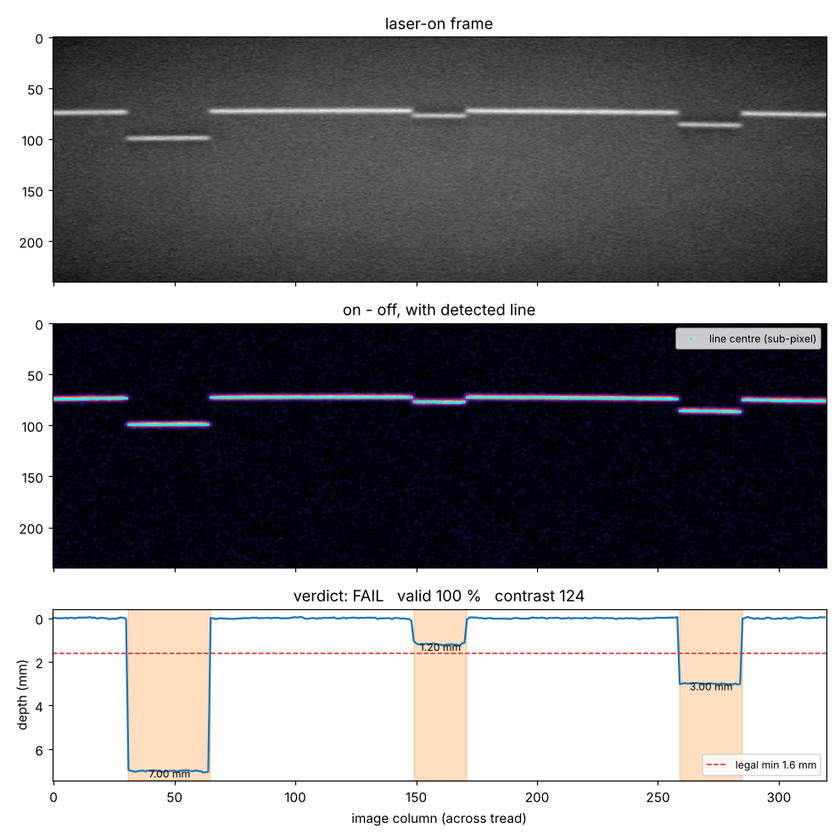
#> input picture pipeline/examples/below_legal_1.2.png, 840 x 840 px, shrunk from 990 x 990 before the run
$ python single_frame.py examples/below_legal_1.2.png
#> lines starting #> are read from the running program, lines starting #| are printed output that depends on the picture; after the words box and inside, x2 and y2 are one past the last pixel; in counts of white or black regions, pixels touching at a corner belong together
"""single_frame.py - tread depth from ONE laser-on photo (no laser-off frame).

The hand-held photos from 28 and 30 Oct are single frames: there is no
laser-off partner to subtract. They also differ from what laser_profile.py
expects: the laser line runs TOP-TO-BOTTOM in the image, and inside a groove
the line does not make a flat step. It traces the groove's cross-section:
down the sloped wall, round the bottom, back up the far wall (partly hidden).
So this module finds the line in 2-D, and reads depth at the DEEPEST point of
each excursion, not as the height of a flat step.

    python single_frame.py photo.jpg --plot out.png

Steps (each a function below):
  1. top-hat        subtract the local background (anything wider than ~15 px),
                    which replaces the missing laser-off frame for thin lines
  2. ridge points   Steger's method: the Hessian (2nd derivatives after a
                    Gaussian blur) says "bright thin line, running this way".
                    Its centre is found to a fraction of a pixel along the
                    line's normal. Works for a line in any direction, so the
                    sideways run inside a groove is kept.
  3. keep the laser chain
                    link points into connected pieces; the laser is the
                    longest/strongest chain. Keep only pieces near it (drops
                    bright object edges in the background).
  4. surface line   RANSAC fit of a gently curved line x = a*y^2 + b*y + c
                    (the tyre crown and the lens bend it a few px): the tread
                    surface is the part most points agree on.
  5. excursions     groups of points more than 3 px off that line = grooves
                    (or lug steps). Depth in px = the excursion's apex: the
                    mean of the points within 0.7 px of the 3rd-furthest one
                    (so a stray point or two can't set the depth).
  5b. lug steps     for lugged tyres (28 Oct rover) the line is a staircase,
                    so there is no single surface. Instead measure each STEP:
                    fit short lines either side of every jump and take their
                    difference at the jump.
  6. triangulate    px -> mm with the DESIGN geometry (uncalibrated, see
                    GEOMETRY below): each point's column gives its distance
                    from the camera; depth = distance(apex) - distance(surface
                    directly beside it).
"""
import argparse
import json

import cv2
import numpy as np
from scipy import ndimage as ndi
from scipy.spatial import cKDTree

# Design geometry (13 Sep optics sheet). The laser sits BASELINE_MM to the side of
# the lens and is aimed so its sheet crosses the image centre at L0_MM. Then for a
# point at image column x:   1/z = 1/L0 + (x - cx) / K,   K = f * baseline / pitch.
# NOT CALIBRATED: these are what the rig was designed to be. The shim test replaces it.
GEOMETRY = {
    "f_mm": 2.8,            # OpenMV H7 Plus stock lens
    "baseline_mm": 63.0,    # laser offset from the lens (tan 35 deg * 90 mm)
    "L0_mm": 90.0,          # distance where the line crosses the image centre
    "pitch_mm_at_640": 0.0056,   # OV5640 effective pixel at 640 px wide (4x binning)
    "far_is_left": True,    # seen in the 30 Oct photos: groove bottoms shift LEFT
}

DEFAULTS = {
    "sigma": 1.5,           # Gaussian scale for the Hessian, px (line half-width)
    "tophat": 15,           # background removal size, px (must be > line width)
    "min_contrast": 35,     # grey levels above local background to count as laser
    "rel_strength": 0.3,    # ridge strength vs the frame's strongest ridge
    "chain_gap": 3,         # px: points this close are linked into one piece
    "keep_within_px": 30,   # pieces further than this from the main chain are dropped
    "min_rel_contrast": 0.5,  # ...and pieces much dimmer than the main chain
    "min_piece": 6,         # points; smaller pieces are noise
    "ransac_px": 1.5,       # surface inlier tolerance
    "excursion_px": 3.0,    # a point this far off the surface belongs to a groove/step
    "min_excursion_pts": 6,
    "min_groove_pts": 15,   # an excursion this big (and going 'far') is reported as THE groove
    "max_curvature": 0.002, # px per px^2: anything more curved isn't a tread surface
    "step_min_px": 3.0, "step_max_px": 60.0, "step_fit_rows": 12, "step_min_rows": 6,
    "staircase_inliers": 0.45,  # surface inlier fraction below this -> measure lug steps instead
    "apex_band_px": 0.7,
}


# ------------------------------------------------------------- 1 + 2 ridges
def tophat(gray, size):
    k = cv2.getStructuringElement(cv2.MORPH_ELLIPSE, (size, size))
    g = gray.astype(np.float32)
    return g - cv2.morphologyEx(g, cv2.MORPH_OPEN, k)


def steger_points(gray, sigma=1.5, tophat_px=15, min_contrast=35, rel_strength=0.3):
    """Sub-pixel centre points of thin bright lines. Returns dict of arrays
    x, y (sub-pixel), strength (ridge), contrast (top-hat value), nx, ny (normal)."""
    th = tophat(gray, tophat_px)
    d = {o: ndi.gaussian_filter(th, sigma, order=o) for o in [(0, 1), (1, 0), (0, 2), (2, 0), (1, 1)]}
    dx, dy, dxx, dyy, dxy = d[(0, 1)], d[(1, 0)], d[(0, 2)], d[(2, 0)], d[(1, 1)]
    # Hessian eigenvalues; the most negative one points ACROSS a bright line
    half_tr = (dxx + dyy) / 2
    disc = np.sqrt(((dxx - dyy) / 2) ** 2 + dxy ** 2)
    lmin = half_tr - disc
    nx, ny = dxy, lmin - dxx
    flat = (np.abs(nx) + np.abs(ny)) < 1e-9
    nx = np.where(flat, 1.0, nx)
    ny = np.where(flat, 0.0, ny)
    n = np.hypot(nx, ny)
    nx, ny = nx / n, ny / n
    hnn = dxx * nx * nx + 2 * dxy * nx * ny + dyy * ny * ny
    t = -(dx * nx + dy * ny) / np.where(hnn == 0, -1e-9, hnn)      # sub-pixel offset along the normal
    strength = -lmin * sigma ** 2
    top = np.percentile(strength, 99.7)
    ok = ((lmin < 0) & (np.abs(t * nx) <= 0.5) & (np.abs(t * ny) <= 0.5)
          & (th > min_contrast) & (strength > rel_strength * max(top, 1e-6)))
    yy, xx = np.nonzero(ok)
    return {"x": xx + t[ok] * nx[ok], "y": yy + t[ok] * ny[ok], "strength": strength[ok],
            "contrast": th[ok], "nx": nx[ok], "ny": ny[ok], "ix": xx, "iy": yy}


# ---------------------------------------------------- 3 keep the laser chain
def select_chain(pts, shape, gap=3, keep_within=30, min_piece=6, min_rel_contrast=0.5, touch_px=16):
    """Label connected pieces, pick the strongest long one as the laser, keep the
    pieces that lie near the straight line through it. Returns a boolean mask over pts."""
    if len(pts["x"]) == 0:
        return np.zeros(0, bool), 0
    m = np.zeros(shape, np.uint8)
    m[pts["iy"], pts["ix"]] = 1
    m = cv2.dilate(m, np.ones((gap, gap), np.uint8))
    n_lab, lab = cv2.connectedComponents(m, connectivity=8)
    piece = lab[pts["iy"], pts["ix"]]
    ids, counts = np.unique(piece, return_counts=True)
    score = {i: c * float(np.mean(pts["strength"][piece == i])) for i, c in zip(ids, counts)}
    best = max(score, key=score.get)
    sel = piece == best
    # straight-line guide through the best piece (x as a function of y: the line runs top-bottom)
    ys, xs = pts["y"][sel], pts["x"][sel]
    if np.ptp(ys) > 5:
        a, b = np.polyfit(ys, xs, 1)
    else:
        a, b = 0.0, float(np.median(xs))
    best_con = float(np.mean(pts["contrast"][sel]))
    cand = {}
    for i, c in zip(ids, counts):
        on = piece == i
        if i != best and (c < min_piece or np.mean(pts["contrast"][on]) < min_rel_contrast * best_con):
            continue                                   # too small or too dim to be laser
        cand[i] = on
    # grow from the best piece: add a piece if it lies along the guide line, OR if one
    # of its ends comes within touch_px of what is already kept (a groove's hook is
    # often a separate piece because the far wall hides part of the line)
    keep = cand[best].copy()
    added = True
    while added:
        added = False
        tree = cKDTree(np.c_[pts["x"][keep], pts["y"][keep]])
        for i, on in list(cand.items()):
            if i == best or (keep & on).any():
                continue
            dist_line = np.median(np.abs(pts["x"][on] - (a * pts["y"][on] + b)))
            d_near, _ = tree.query(np.c_[pts["x"][on], pts["y"][on]])
            if dist_line < keep_within or d_near.min() <= touch_px:
                keep |= on
                added = True
    return keep, int(sum(1 for i, c in zip(ids, counts) if c >= min_piece))


# -------------------------------------------------------- 4 surface line
def surface_x(coef, y):
    return np.polyval(coef, y)


def ransac_xy(y, x, thresh=1.5, iters=500, max_curv=0.002, seed=0):
    """x = c2*y^2 + c1*y + c0 fitted to the biggest group of agreeing points.
    Returns (coef, inlier mask). The laser line is roughly vertical (|slope| < 1)."""
    rng = np.random.default_rng(seed)
    n = len(x)
    best, best_n = np.array([0.0, 0.0, float(np.median(x))]), -1
    if n < 3:
        return best, np.ones(n, bool)
    for _ in range(iters):
        i = rng.choice(n, 3, replace=False)
        yi = y[i]
        if np.ptp(yi) < 20 or min(abs(yi[0] - yi[1]), abs(yi[1] - yi[2]), abs(yi[0] - yi[2])) < 5:
            continue
        c = np.polyfit(yi, x[i], 2)
        ym = (y.min() + y.max()) / 2
        if abs(c[0]) > max_curv or abs(2 * c[0] * ym + c[1]) > 1.0:
            continue
        inl = np.abs(x - np.polyval(c, y)) < thresh
        if inl.sum() > best_n:
            best, best_n = c, inl.sum()
    inl = np.abs(x - np.polyval(best, y)) < thresh
    if inl.sum() >= 6 and np.ptp(y[inl]) > 20:
        c = np.polyfit(y[inl], x[inl], 2)
        if abs(c[0]) <= max_curv:
            best = c
        inl = np.abs(x - np.polyval(best, y)) < thresh
    return best, inl


# ------------------------------------------------------------ 5 excursions
def find_excursions(x, y, coef, shape, cfg):
    r = x - surface_x(coef, y)
    off = np.abs(r) > cfg["excursion_px"]
    out = []
    if off.sum() < cfg["min_excursion_pts"]:
        return out, r
    m = np.zeros(shape, np.uint8)
    iy, ix = np.clip(np.round(y[off]).astype(int), 0, shape[0] - 1), np.clip(np.round(x[off]).astype(int), 0, shape[1] - 1)
    m[iy, ix] = 1
    m = cv2.dilate(m, np.ones((5, 5), np.uint8))
    _, lab = cv2.connectedComponents(m, connectivity=8)
    grp = lab[iy, ix]
    idx = np.nonzero(off)[0]
    for g in np.unique(grp):
        sel = idx[grp == g]
        if len(sel) < cfg["min_excursion_pts"]:
            continue
        rr = r[sel]
        far = np.argmax(np.abs(rr))
        sign = np.sign(rr[far])
        # anchor on the 3rd-furthest point, not the furthest: one or two stray points
        # (speckle, a glint) must not set the depth. Then average everything within
        # apex_band_px of that anchor (the bottom of the groove).
        same = np.abs(rr[np.sign(rr) == sign])
        ref = np.sort(same)[-3] if len(same) >= 3 else same.max()
        band = sel[(np.abs(rr) >= ref - cfg["apex_band_px"]) & (np.abs(rr) <= ref + cfg["apex_band_px"])
                   & (np.sign(rr) == sign)]
        out.append({"n": int(len(sel)), "apex_px": float(np.mean(r[band])), "depth_px": float(abs(np.mean(r[band]))),
                    "apex_x": float(np.mean(x[band])), "apex_y": float(np.mean(y[band])),
                    "rows": [float(y[sel].min()), float(y[sel].max())],
                    "direction": "far" if (sign < 0) == GEOMETRY["far_is_left"] else "near",
                    "idx": sel})
    out.sort(key=lambda e: -e["depth_px"])
    return out, r


# ------------------------------------------------------------ 5b lug steps
def find_steps(x, y, cfg):
    """Staircase measure: one x per row (median of points in that row), split where
    the line jumps sideways, fit a straight line to the rows just above and just
    below each jump, step = their difference at the jump row."""
    if len(x) < 2 * cfg["step_min_rows"]:
        return []
    rows = np.round(y).astype(int)
    ur = np.unique(rows)
    xr = np.array([np.median(x[rows == r]) for r in ur])
    spread = np.array([np.ptp(x[rows == r]) for r in ur])
    ok = spread < 4                     # rows where the line crosses once (not a sideways run)
    ur, xr = ur[ok], xr[ok]
    if len(ur) < 2 * cfg["step_min_rows"]:
        return []
    cut = np.nonzero((np.abs(np.diff(xr)) > cfg["step_min_px"]) | (np.diff(ur) > 6))[0]
    segs = np.split(np.arange(len(ur)), cut + 1)
    steps = []
    for s0, s1 in zip(segs[:-1], segs[1:]):
        if len(s0) < cfg["step_min_rows"] or len(s1) < cfg["step_min_rows"] or ur[s1[0]] - ur[s0[-1]] > 16:
            continue
        a = s0[-cfg["step_fit_rows"]:]
        b = s1[:cfg["step_fit_rows"]]
        ya, yb = ur[a], ur[b]
        fa = np.polyfit(ya, xr[a], 1) if np.ptp(ya) > 2 else np.array([0.0, np.median(xr[a])])
        fb = np.polyfit(yb, xr[b], 1) if np.ptp(yb) > 2 else np.array([0.0, np.median(xr[b])])
        if abs(fa[0]) > 1.5 or abs(fb[0]) > 1.5:
            continue
        yj = (ur[s0[-1]] + ur[s1[0]]) / 2
        d = np.polyval(fb, yj) - np.polyval(fa, yj)
        if cfg["step_min_px"] <= abs(d) <= cfg["step_max_px"]:
            steps.append({"row": float(yj), "step_px": float(d), "x_above": float(np.polyval(fa, yj)),
                          "x_below": float(np.polyval(fb, yj))})
    return steps


# ------------------------------------------------------------- 6 triangulate
def distance_mm(x, width, geom=GEOMETRY):
    """Distance from the camera (mm) of a laser point at image column x, by the design geometry."""
    pitch = geom["pitch_mm_at_640"] * 640.0 / width
    K = geom["f_mm"] * geom["baseline_mm"] / pitch
    u = (np.asarray(x, float) - (width - 1) / 2) * (1 if geom["far_is_left"] else -1)
    inv = 1.0 / geom["L0_mm"] + u / K
    return np.where(inv > 0, 1.0 / np.where(inv > 0, inv, 1), np.nan)


def depth_mm(apex_x, surface_x, width, geom=GEOMETRY):
    """Depth of an excursion = distance(apex) - distance(surface beside it)."""
    return float(distance_mm(apex_x, width, geom) - distance_mm(surface_x, width, geom))


def fixed_scale_mm(depth_px, width, z_mm=90.0, geom=GEOMETRY):
    """Alternative: assume the surface was exactly z_mm away (ignores where the line sits)."""
    pitch = geom["pitch_mm_at_640"] * 640.0 / width
    K = geom["f_mm"] * geom["baseline_mm"] / pitch
    inv = 1.0 / z_mm - depth_px / K
    return float(1.0 / inv - z_mm) if inv > 0 else float("nan")


# --------------------------------------------------- naive "raw" profile
# [5 lines left out: function raw_profile, not called in this run]


# ----------------------------------------------------------------- driver
def analyse(gray, cfg=None, geom=GEOMETRY):
    cfg = {**DEFAULTS, **(cfg or {})}
    h, w = gray.shape
    pts = steger_points(gray, cfg["sigma"], cfg["tophat"], cfg["min_contrast"], cfg["rel_strength"])
    keep, n_pieces = select_chain(pts, gray.shape, cfg["chain_gap"], cfg["keep_within_px"], cfg["min_piece"],
                                  cfg["min_rel_contrast"])
    x, y = pts["x"][keep], pts["y"][keep]
    res = {"width": w, "height": h, "n_points_all": int(len(pts["x"])), "n_points": int(len(x)),
           "n_pieces": n_pieces, "excursions": [], "steps": [], "surface": None, "standoff_mm": None,
           "mode": "none", "depth_px": None, "row_coverage": 0.0, "mean_contrast": 0.0, "mean_strength": 0.0}
    res["_pts"], res["_keep"] = pts, keep
    if len(x) < 10:
        res["_x"], res["_y"], res["_r"] = x, y, np.zeros(len(x))
        return res
    coef, inl = ransac_xy(y, x, cfg["ransac_px"], max_curv=cfg["max_curvature"])
    exc, r = find_excursions(x, y, coef, gray.shape, cfg)
    yc = (h - 1) / 2
    xc = float(surface_x(coef, yc))
    res["surface"] = {"coef": [float(c) for c in coef], "inlier_frac": float(inl.mean()), "x_at_centre": xc}
    res["standoff_mm"] = float(distance_mm(xc, w, geom))
    for e in exc:
        sx = float(surface_x(coef, e["apex_y"]))
        e["depth_mm"] = depth_mm(e["apex_x"], sx, w, geom)
        e["depth_mm_fixed90"] = fixed_scale_mm(e["depth_px"] * (1 if e["direction"] == "far" else -1), w, 90.0, geom)
        e["standoff_mm"] = float(distance_mm(sx, w, geom))
    res["excursions"] = exc
    res["steps"] = find_steps(x, y, cfg)
    res["_x"], res["_y"], res["_r"], res["_inl"] = x, y, r, inl
    # the headline measurement for this frame
    grooves = [e for e in exc if e["direction"] == "far" and e["n"] >= cfg["min_groove_pts"]]
    if inl.mean() < cfg["staircase_inliers"] and res["steps"]:
        res["mode"] = "steps"
        res["depth_px"] = float(np.median([abs(s["step_px"]) for s in res["steps"]]))
    elif grooves:
        res["mode"] = "groove"
        res["depth_px"] = grooves[0]["depth_px"]
        res["groove"] = grooves[0]
    else:
        res["mode"] = "none"
        res["depth_px"] = None
    # quality numbers used by the frame classifier
    rows = np.unique(np.round(y).astype(int))
    res["row_coverage"] = float(len(rows) / h)
    res["mean_contrast"] = float(np.mean(pts["contrast"][keep]))
    res["mean_strength"] = float(np.mean(pts["strength"][keep]))
    return res


def public(res):
    """result without the big internal arrays (for JSON)"""
    out = {k: v for k, v in res.items() if not k.startswith("_")}
    out["excursions"] = [{k: v for k, v in e.items() if k != "idx"} for e in res["excursions"]]
    if "groove" in out:
        out["groove"] = {k: v for k, v in res["groove"].items() if k != "idx"}
    return out


def main():
    ap = argparse.ArgumentParser()
    ap.add_argument("photo")
    ap.add_argument("--plot", help="write a raw-vs-cleaned figure")
    args = ap.parse_args()
    g = cv2.imread(args.photo, cv2.IMREAD_GRAYSCALE)
    if g is None:
        raise SystemExit(f"cannot read {args.photo}")
    res = analyse(g)
#> in tophat, `return g - cv2.morphologyEx(g, cv2.MORPH_OPEN, k)`:
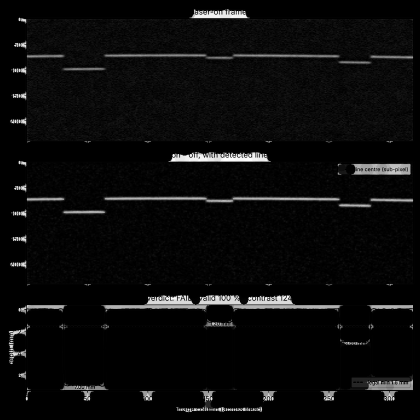
#> returned value: shape (840, 840) float32 (shown at 1/2 size); min 0, max 255, mean 11.3
#> in steger_points, `d = {o: ndi.gaussian_filter(th, sigma, order=o) for o in [(0, 1), (1, ..`: d = 5 items
#> in steger_points, `half_tr = (dxx + dyy) / 2`:
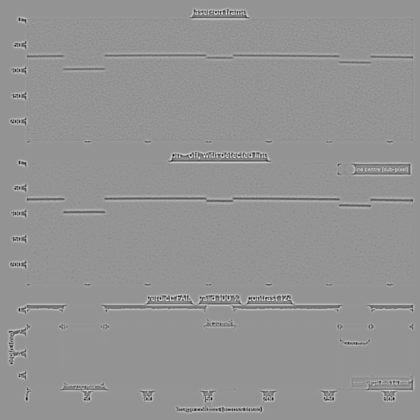
#> half_tr: shape (840, 840) float32 (shown at 1/2 size); min -29.97, max 21.76, mean 0; drawn with min black and max white
#> in steger_points, `lmin = half_tr - disc`:
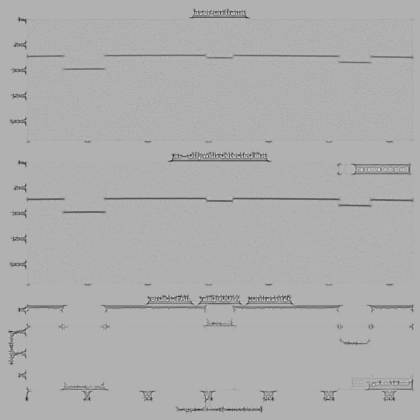
#> lmin: shape (840, 840) float32 (shown at 1/2 size); min -44.56, max 19.59, mean -0.759; drawn with min black and max white
#> in steger_points, `nx, ny = dxy, lmin - dxx`:
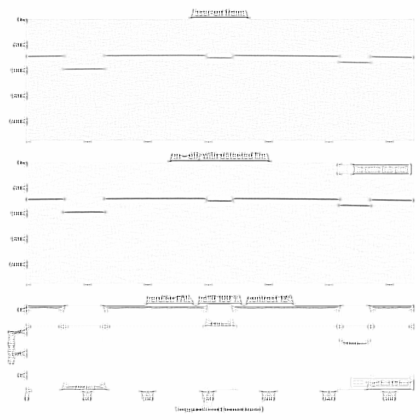
#> ny: shape (840, 840) float32 (shown at 1/2 size); min -43.92, max 9.54e-07, mean -0.758; drawn with min black and max white
#> in steger_points, `flat = (np.abs(nx) + np.abs(ny)) < 1e-9`:
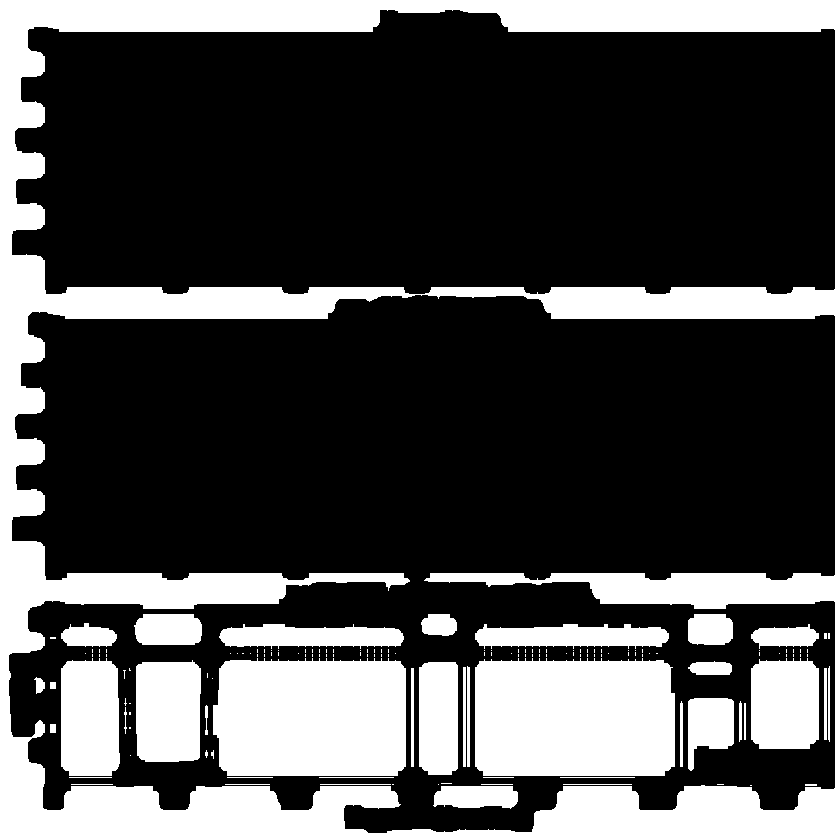
#> flat: shape (840, 840) bool; 29.6% white; 147 white regions (106 under 20 px), largest, box (x1, y1, x2, y2) and area: (0, 0, 840, 840) 120990, (475, 658, 675, 776) 22769, (213, 658, 406, 776) 21616
#> (the rest of the program and of its run is left out)
